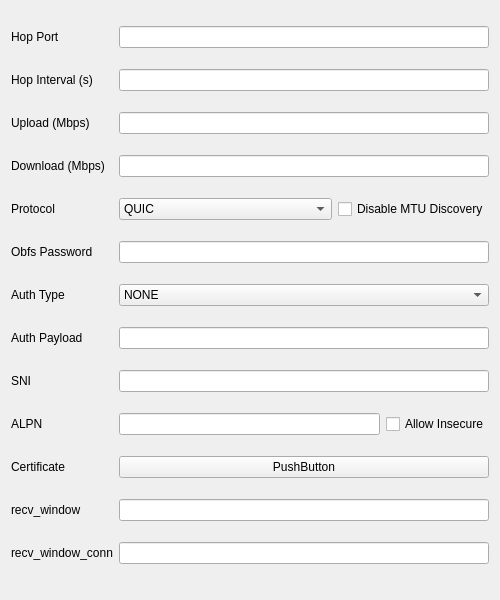
<?xml version="1.0" encoding="UTF-8"?>
<ui version="4.0">
 <class>EditHysteria</class>
 <widget class="QWidget" name="EditHysteria">
  <property name="geometry">
   <rect>
    <x>0</x>
    <y>0</y>
    <width>500</width>
    <height>600</height>
   </rect>
  </property>
  <property name="windowTitle">
   <string notr="true">EditHysteria</string>
  </property>
  <layout class="QGridLayout" name="gridLayout_2">
   <item row="0" column="1">
    <widget class="MyLineEdit" name="hopPort"/>
   </item>
   <item row="8" column="0">
    <widget class="QLabel" name="label_8">
     <property name="text">
      <string>Auth Type</string>
     </property>
    </widget>
   </item>
   <item row="5" column="0">
    <widget class="QLabel" name="label_3">
     <property name="text">
      <string>Protocol</string>
     </property>
    </widget>
   </item>
   <item row="7" column="1">
    <widget class="MyLineEdit" name="obfsPassword"/>
   </item>
   <item row="10" column="1">
    <widget class="MyLineEdit" name="sni"/>
   </item>
   <item row="2" column="1">
    <widget class="MyLineEdit" name="uploadMbps"/>
   </item>
   <item row="3" column="0">
    <widget class="QLabel" name="label_2">
     <property name="text">
      <string>Download (Mbps)</string>
     </property>
    </widget>
   </item>
   <item row="5" column="1">
    <layout class="QHBoxLayout" name="horizontalLayout_2">
     <item>
      <widget class="QComboBox" name="protocol">
       <item>
        <property name="text">
         <string notr="true">QUIC</string>
        </property>
       </item>
       <item>
        <property name="text">
         <string notr="true">FakeTCP</string>
        </property>
       </item>
       <item>
        <property name="text">
         <string notr="true">wechat-video</string>
        </property>
       </item>
      </widget>
     </item>
     <item>
      <widget class="QCheckBox" name="disableMtuDiscovery">
       <property name="sizePolicy">
        <sizepolicy hsizetype="Maximum" vsizetype="Fixed">
         <horstretch>0</horstretch>
         <verstretch>0</verstretch>
        </sizepolicy>
       </property>
       <property name="text">
        <string>Disable MTU Discovery</string>
       </property>
      </widget>
     </item>
    </layout>
   </item>
   <item row="1" column="0">
    <widget class="QLabel" name="label_11">
     <property name="text">
      <string>Hop Interval (s)</string>
     </property>
    </widget>
   </item>
   <item row="1" column="1">
    <widget class="MyLineEdit" name="hopInterval"/>
   </item>
   <item row="13" column="0">
    <widget class="QLabel" name="label_7">
     <property name="text">
      <string>Certificate</string>
     </property>
    </widget>
   </item>
   <item row="8" column="1">
    <widget class="QComboBox" name="authPayloadType">
     <item>
      <property name="text">
       <string notr="true">NONE</string>
      </property>
     </item>
     <item>
      <property name="text">
       <string notr="true">STRING</string>
      </property>
     </item>
     <item>
      <property name="text">
       <string notr="true">BASE64</string>
      </property>
     </item>
    </widget>
   </item>
   <item row="12" column="1">
    <layout class="QHBoxLayout" name="horizontalLayout">
     <item>
      <widget class="MyLineEdit" name="alpn"/>
     </item>
     <item>
      <widget class="QCheckBox" name="allowInsecure">
       <property name="text">
        <string>Allow Insecure</string>
       </property>
      </widget>
     </item>
    </layout>
   </item>
   <item row="0" column="0">
    <widget class="QLabel" name="label_10">
     <property name="text">
      <string>Hop Port</string>
     </property>
    </widget>
   </item>
   <item row="13" column="1">
    <widget class="QPushButton" name="certificate">
     <property name="text">
      <string notr="true">PushButton</string>
     </property>
    </widget>
   </item>
   <item row="2" column="0">
    <widget class="QLabel" name="label">
     <property name="text">
      <string>Upload (Mbps)</string>
     </property>
    </widget>
   </item>
   <item row="7" column="0">
    <widget class="QLabel" name="label_4">
     <property name="text">
      <string>Obfs Password</string>
     </property>
    </widget>
   </item>
   <item row="10" column="0">
    <widget class="QLabel" name="label_6">
     <property name="text">
      <string>SNI</string>
     </property>
    </widget>
   </item>
   <item row="3" column="1">
    <widget class="MyLineEdit" name="downloadMbps"/>
   </item>
   <item row="12" column="0">
    <widget class="QLabel" name="label_5">
     <property name="toolTip">
      <string notr="true">Only 1 value</string>
     </property>
     <property name="text">
      <string notr="true">ALPN</string>
     </property>
    </widget>
   </item>
   <item row="14" column="1">
    <widget class="MyLineEdit" name="streamReceiveWindow"/>
   </item>
   <item row="9" column="0">
    <widget class="QLabel" name="label_9">
     <property name="text">
      <string>Auth Payload</string>
     </property>
    </widget>
   </item>
   <item row="9" column="1">
    <widget class="MyLineEdit" name="authPayload"/>
   </item>
   <item row="15" column="1">
    <widget class="MyLineEdit" name="connectionReceiveWindow"/>
   </item>
   <item row="14" column="0">
    <widget class="QLabel" name="label_12">
     <property name="text">
      <string notr="true">recv_window</string>
     </property>
    </widget>
   </item>
   <item row="15" column="0">
    <widget class="QLabel" name="label_13">
     <property name="text">
      <string notr="true">recv_window_conn</string>
     </property>
    </widget>
   </item>
  </layout>
 </widget>
 <customwidgets>
  <customwidget>
   <class>MyLineEdit</class>
   <extends>QLineEdit</extends>
   <header>ui/widget/MyLineEdit.h</header>
  </customwidget>
 </customwidgets>
 <tabstops>
  <tabstop>uploadMbps</tabstop>
  <tabstop>downloadMbps</tabstop>
  <tabstop>sni</tabstop>
  <tabstop>certificate</tabstop>
 </tabstops>
 <resources/>
 <connections/>
</ui>
